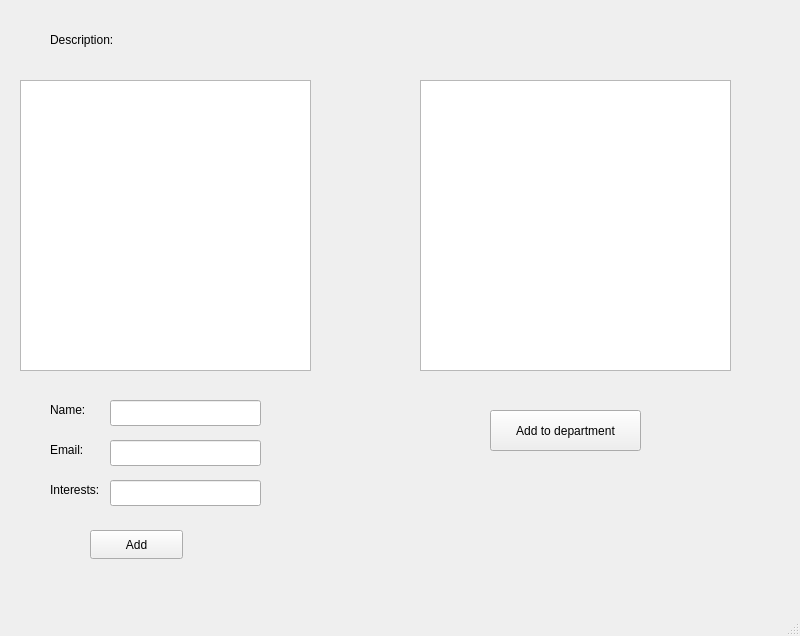
<?xml version="1.0" encoding="UTF-8"?>
<ui version="4.0">
 <class>MainWindow</class>
 <widget class="QMainWindow" name="MainWindow">
  <property name="geometry">
   <rect>
    <x>0</x>
    <y>0</y>
    <width>800</width>
    <height>636</height>
   </rect>
  </property>
  <property name="windowTitle">
   <string>MainWindow</string>
  </property>
  <widget class="QWidget" name="centralwidget">
   <widget class="QLabel" name="label">
    <property name="geometry">
     <rect>
      <x>50</x>
      <y>30</y>
      <width>681</width>
      <height>20</height>
     </rect>
    </property>
    <property name="text">
     <string>Description:</string>
    </property>
   </widget>
   <widget class="QTableView" name="tableViewVolunteers">
    <property name="geometry">
     <rect>
      <x>20</x>
      <y>80</y>
      <width>291</width>
      <height>291</height>
     </rect>
    </property>
   </widget>
   <widget class="QTableView" name="tableViewUn">
    <property name="geometry">
     <rect>
      <x>420</x>
      <y>80</y>
      <width>311</width>
      <height>291</height>
     </rect>
    </property>
   </widget>
   <widget class="QLabel" name="label_2">
    <property name="geometry">
     <rect>
      <x>50</x>
      <y>400</y>
      <width>63</width>
      <height>20</height>
     </rect>
    </property>
    <property name="text">
     <string>Name:</string>
    </property>
   </widget>
   <widget class="QLabel" name="label_3">
    <property name="geometry">
     <rect>
      <x>50</x>
      <y>440</y>
      <width>63</width>
      <height>20</height>
     </rect>
    </property>
    <property name="text">
     <string>Email:</string>
    </property>
   </widget>
   <widget class="QLabel" name="label_4">
    <property name="geometry">
     <rect>
      <x>50</x>
      <y>480</y>
      <width>63</width>
      <height>20</height>
     </rect>
    </property>
    <property name="text">
     <string>Interests:</string>
    </property>
   </widget>
   <widget class="QLineEdit" name="lineEdit">
    <property name="geometry">
     <rect>
      <x>110</x>
      <y>400</y>
      <width>151</width>
      <height>26</height>
     </rect>
    </property>
   </widget>
   <widget class="QLineEdit" name="lineEdit_2">
    <property name="geometry">
     <rect>
      <x>110</x>
      <y>440</y>
      <width>151</width>
      <height>26</height>
     </rect>
    </property>
   </widget>
   <widget class="QLineEdit" name="lineEdit_3">
    <property name="geometry">
     <rect>
      <x>110</x>
      <y>480</y>
      <width>151</width>
      <height>26</height>
     </rect>
    </property>
   </widget>
   <widget class="QPushButton" name="pushButton">
    <property name="geometry">
     <rect>
      <x>90</x>
      <y>530</y>
      <width>93</width>
      <height>29</height>
     </rect>
    </property>
    <property name="text">
     <string>Add</string>
    </property>
   </widget>
   <widget class="QPushButton" name="pushButton_2">
    <property name="geometry">
     <rect>
      <x>490</x>
      <y>410</y>
      <width>151</width>
      <height>41</height>
     </rect>
    </property>
    <property name="text">
     <string>Add to department</string>
    </property>
   </widget>
  </widget>
  <widget class="QMenuBar" name="menubar">
   <property name="geometry">
    <rect>
     <x>0</x>
     <y>0</y>
     <width>800</width>
     <height>26</height>
    </rect>
   </property>
  </widget>
  <widget class="QStatusBar" name="statusbar"/>
 </widget>
 <resources/>
 <connections/>
</ui>
